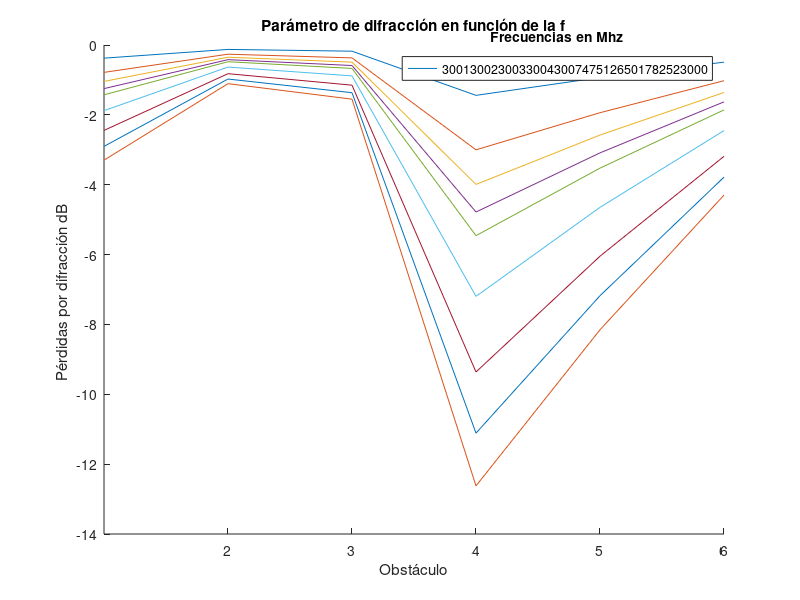
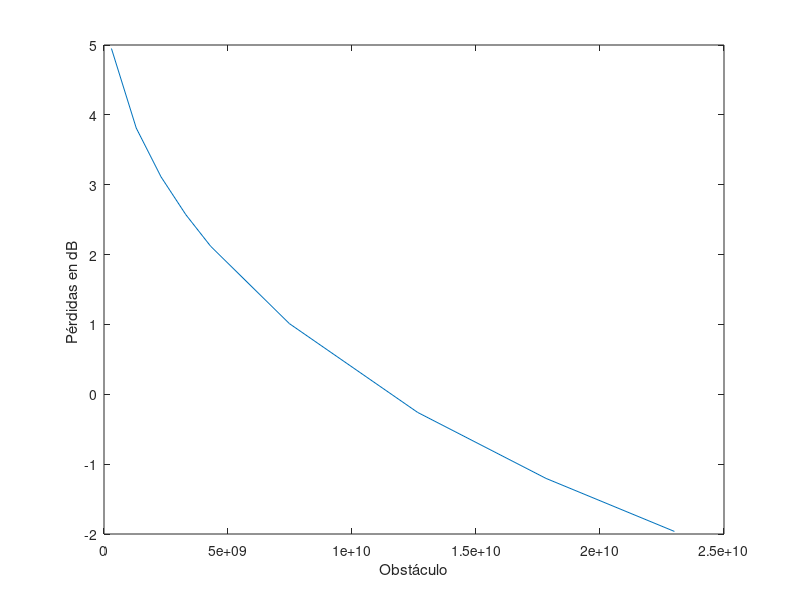
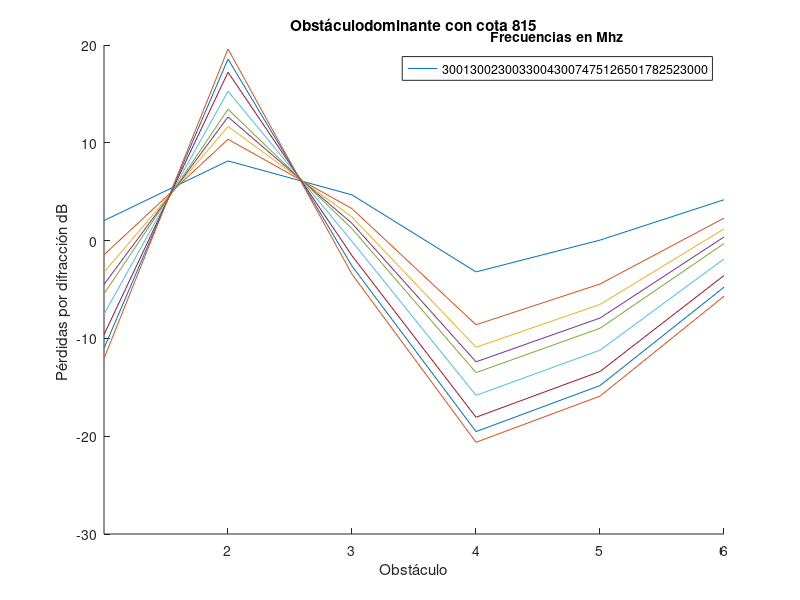
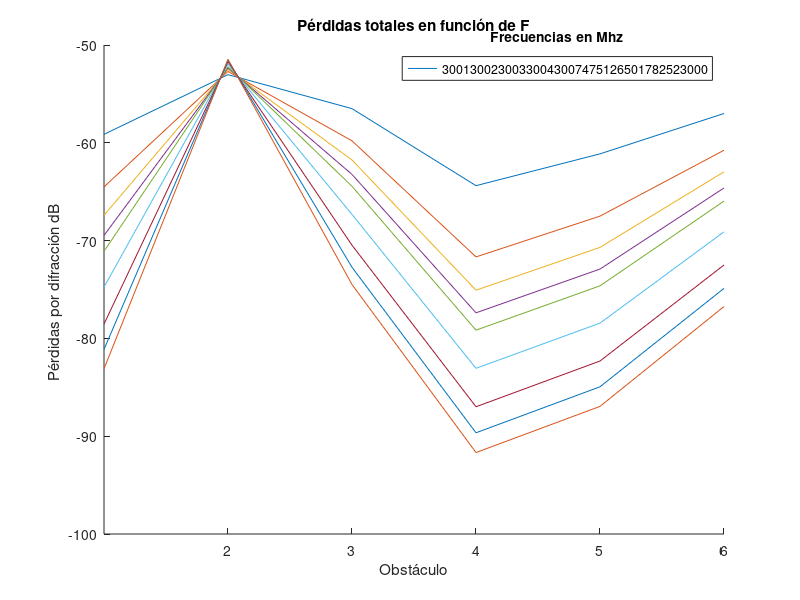

Write the MATLAB code that produced these figures, in order.
%  EJERCICIO 1.3*-*-*-*-*-*-*-*-*-*-*-*-*-*-*-*-*-*-*-*--*-*-*-*-*-*-*-*-*
clear;clc;close all;
K      = 4/3;
c      = 3e8;
f      = [300,1300, 2300, 3300, 4300,7475,12650, 17825, 23000].*1e6;
lambda = c./f;
d      = 20.09e3;
R0     = 6370e3;
Re     = R0*K;

e  = [797 800 803 799 735 760 788 805];
a  = [11 0 0 0 0 0 0  11];
d1 = [0 0.806e3 1.910e3 3.721e3 7.831e3 10.955e3 14.965e3 d];
d2 = d - d1;

flecha         = d1.*d2/(2*Re);
altura_rayo    = ((e(end)+a(end)-e(1)-a(1))/d)*d1 + e(1)+a(1);
despejamiento  = e + flecha - altura_rayo;
    
numero_iteraciones    = size(lambda);
columnas              = size(f);

for iteracion=1:numero_iteraciones(2)
    R1(iteracion,:) = sqrt(lambda(1,iteracion)*d1.*d2/d); %Altura del primer rayo de Fresnel    
end

despejamiento(:,1)    =[];
despejamiento(:,end)  =[];
d1(:,1)        =[];
d1(:,end)      =[];
R1(:,1)        =[];
R1(:,end)      =[];
flecha(:,1)    =[];
flecha(:,end)  =[];
e(:,1) = [];
e(:,end) = [];

d2=d-d1;

obstaculo_mayor          = max(e);
posicion_obstaculo_mayor = find(e==obstaculo_mayor);
uve                      = sqrt(2)*despejamiento./R1;
Ldif_iterado             = 6.9 + 20*log10(sqrt((uve-0.1).^2 +1) + uve-0.1);


Ldif_sd                                      = zeros(1,numero_iteraciones(2));
uve_obstaculo_principal_y_subvano            = zeros(numero_iteraciones(2),3);
posicion_uve_menos_negativo_inferior_subvano = zeros(numero_iteraciones(2),3);
altura_rayo(:,1) = [];
altura_rayo(:,end) = [];

flecha        = (d1.*d2)/(2*Re);
despejamiento =  e + flecha - altura_rayo;
for iteracion=1:numero_iteraciones(2)   
    
    uve_iterado(iteracion,:) = sqrt(2)*despejamiento./R1(iteracion,:);
    uve_obstaculo_principal_y_subvano(iteracion,:)  = [uve_iterado(iteracion,posicion_obstaculo_mayor-1),uve_iterado(iteracion,posicion_obstaculo_mayor),uve_iterado(iteracion,posicion_obstaculo_mayor+1)];
    posicion_uve_menos_negativo_inferior_subvano    = find( (uve(iteracion,:))>(min(uve_obstaculo_principal_y_subvano(iteracion,:))), 1, 'last' );
    
    Ldif_sd(1,iteracion)      = Ldif_iterado(iteracion,posicion_uve_menos_negativo_inferior_subvano);
    Ldiff_sin_CN(iteracion,:) = Ldif_iterado(iteracion,:) + Ldif_sd(1,iteracion);       
    
end
uve_iterado_afectante = uve_iterado(:, min(uve_iterado < -0.75));
figure(1);title("Parámetro de difracción en función de la f")
% find(uve_iterado(5,:) < -0.78)
for iteracion=1:numero_iteraciones(2)
    hold on
    plot(uve(iteracion,:));
    xticks(2:7)
    hold off
end

frec = ["300","1300", "2300", "3300", "4300","7475","12650","17825","23000"];
ylabel("Pérdidas por difracción dB ");xlabel("Obstáculo");
lgd = legend(frec);title(lgd,'Frecuencias en Mhz');

for mux=1:5   
    binomios(1,mux)=(d1(mux) +d1(mux+1));    
end

figure(2);title("Ldiff totales en funcion de K");
plot(f,Ldif_iterado(:,posicion_obstaculo_mayor));
ylabel("Pérdidas en dB ");xlabel("Obstáculo");


%  EJERCICIO 1.3 PARTE 2-*-*-*-*-*-*-*-*-*-*-*-*-*-*-*-*--*-*-*-*-*-*-*-*-*

e         = [786 800 815 799 735 760 788 795];
e(:,1)    =[];
e(:,end)  =[];


altura_rayo         = ((e(end)+a(end)-e(1)-a(1))/d)*d1 + e(1)+a(1);
despejamiento       = e + flecha - altura_rayo;    
numero_iteraciones  = size(lambda);
% 
% despejamiento(:,1)    =[];
% despejamiento(:,end)  =[];
% d1(:,1)        =[];
% d1(:,end)      =[];
% R1(:,1)        =[];
% R1(:,end)      =[];
% flecha(:,1)    =[];
% flecha(:,end)  =[];
% d2=d-d1;

obstaculo_mayor          = max(e);
posicion_obstaculo_mayor = find(e==obstaculo_mayor);
uve                      = sqrt(2)*despejamiento./R1;
Ldif_iterado             = 6.9 + 20*log10(sqrt((uve-0.1).^2 +1) + uve-0.1);


Ldif_sd                                      = zeros(1,numero_iteraciones(2));
uve_obstaculo_principal_y_subvano            = zeros(numero_iteraciones(2),3);
posicion_uve_menos_negativo_inferior_subvano = zeros(numero_iteraciones(2),3);

 for iteracion=1:numero_iteraciones(2)
        
    uve_obstaculo_principal_y_subvano(iteracion,:)  = [uve(iteracion,posicion_obstaculo_mayor-1),uve(iteracion,posicion_obstaculo_mayor),uve(iteracion,posicion_obstaculo_mayor+1)];
    posicion_uve_menos_negativo_inferior_subvano    = find( (uve(iteracion,:))>(min(uve_obstaculo_principal_y_subvano(iteracion,:))), 1, 'last' );
    
    Ldif_sd(iteracion)      = Ldif_iterado(iteracion,posicion_uve_menos_negativo_inferior_subvano);
    Ldiff_sin_CN(iteracion,:) = Ldif_iterado(iteracion,:) + Ldif_sd(iteracion);       
end

figure(3);title("Obstáculodominante con cota 815")
for iteracion=1:numero_iteraciones(2)    
    hold on
    plot(Ldif_iterado(iteracion,:))
    xticks(2:7)
    hold off    
end
frec = ["300","1300", "2300", "3300", "4300","7475","12650","17825","23000"];
ylabel("Pérdidas por difracción dB ");xlabel("Obstáculo");
lgd = legend(frec);title(lgd,'Frecuencias en Mhz');

CN = sqrt((sum(d1)*prod(d1))/prod(binomios));

Ldiff_totales_dB  = Ldiff_sin_CN - 20*log10(CN);

figure(4);title("Pérdidas totales en función de F");
for iteracion=1:numero_iteraciones(2)
    hold on
    plot(Ldiff_totales_dB(iteracion,:));
    xticks(2:7)
    hold off
end
frec = ["300","1300", "2300", "3300", "4300","7475","12650","17825","23000"];
ylabel("Pérdidas por difracción dB ");xlabel("Obstáculo");
lgd = legend(frec);title(lgd,'Frecuencias en Mhz');
